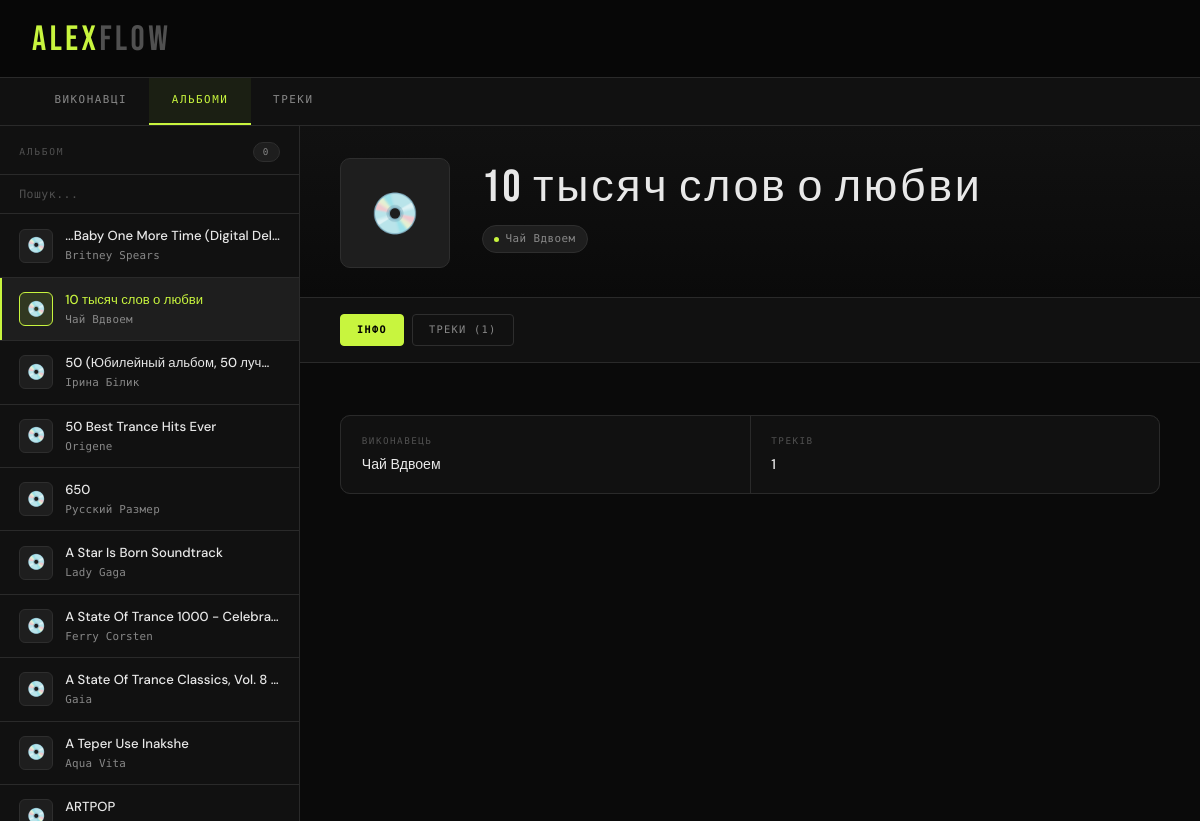
Page /albums/1/ on the committed database.
### api/models.py (models this page shows, shortened)
class Album(models.Model):
    title        = models.CharField(max_length=255, verbose_name='Назва')
    slug         = models.SlugField(max_length=255, unique=True, blank=True, verbose_name='Slug')
    artist       = models.ForeignKey(Artist, on_delete=models.CASCADE, related_name='albums', verbose_name='Виконавець')
    release_date = models.DateField(blank=True, null=True, verbose_name='Дата виходу')
    cover        = models.ImageField(upload_to='album_covers/', blank=True, null=True, verbose_name='Обкладинка')
    genres       = models.ManyToManyField(Genre, related_name='albums', blank=True, verbose_name='Жанри')
    created_at   = models.DateTimeField(auto_now_add=True, verbose_name='Створено')
    updated_at   = models.DateTimeField(auto_now=True, verbose_name='Оновлено')
    class Meta:
        ordering = ['-release_date', 'title']
        unique_together = ('title', 'artist')
        verbose_name = 'Альбом'
        verbose_name_plural = 'Альбоми'

class Artist(models.Model):
    name       = models.CharField(max_length=255, unique=True, verbose_name="Ім'я")
    slug       = models.SlugField(max_length=255, unique=True, blank=True, verbose_name='Slug')
    bio        = models.TextField(blank=True, verbose_name='Біографія')
    country    = models.CharField(max_length=100, blank=True, verbose_name='Країна')
    image      = models.ImageField(upload_to='artists/', blank=True, null=True, verbose_name='Фото')
    created_at = models.DateTimeField(auto_now_add=True, verbose_name='Створено')
    updated_at = models.DateTimeField(auto_now=True, verbose_name='Оновлено')
    class Meta:
        ordering = ['name']
        verbose_name = 'Виконавець'
        verbose_name_plural = 'Виконавці'

### app/views.py (the view)
# urls.py: path('albums/<int:pk>/', views.AlbumDetailView.as_view(), name='album-detail'),
class AlbumDetailView(BaseView, DetailView):
    model = Album
    template_name = 'app/albums/detail.html'
    context_object_name = 'object'
    def get_context_data(self, **kwargs):
        context = super().get_context_data(**kwargs)
        context['tab'] = 'albums'
        context['title'] = 'Альбом'
        context['tracks'] = self.object.tracks.all().order_by('track_number', 'title')
        return context

### app/views.py (called while the page is built)
    def get_context_data(self, **kwargs):
        context = super().get_context_data(**kwargs)
        context['all_artists'] = Artist.objects.all()
        context['all_albums'] = Album.objects.select_related('artist').all()
        context['all_tracks'] = Track.objects.select_related('album').prefetch_related('artists').all()
        return context

### app/templates/app/albums/detail.html (shortened to what this page needs)
{% extends 'app/layout.html' %}
{% block sidebar_list %}
  {% for album in all_albums %}
<div class="list-item {% if album.id == object.id %}selected{% endif %}"
     onclick="location.href='{% url 'app:album-detail' album.pk %}'">
    <div class="item-avatar">💿</div>
    <div class="item-info">
        <div class="item-name">{{ album.title }}</div>
        <div class="item-sub">{{ album.artist.name }}</div>
    </div>
</div>
  {% endfor %}
{% endblock %}
{% block detail_content %}
<div class="detail-hero">
    <div class="detail-cover">
        {% if object.cover %}
        <img src="{{ object.cover.url }}" alt="{{ object.title }}">
        {% else %}
        💿
        {% endif %}
    </div>
    <div class="detail-title-block">
        <div class="detail-title">{{ object.title }}</div>
        <div class="detail-meta">
            <span class="meta-chip"><span class="dot"></span>{{ object.artist.name }}</span>
        </div>
    </div>
</div>
{% with active_tab=request.GET.tab|default:'info' %}
<div class="action-row">
    <a href="?tab=info" class="btn {% if active_tab == 'info' %}active{% endif %}">Інфо</a>
    <a href="?tab=tracks" class="btn {% if active_tab == 'tracks' %}active{% endif %}">Треки ({{ tracks.count }})</a>
</div>
<div class="sub-content">
    {% if active_tab == 'info' %}
    <div class="fields-grid">
        <div class="field-block">
            <div class="field-label">Виконавець</div>
            <div class="field-value">{{ object.artist.name }}</div>
        </div>
        <div class="field-block">
            <div class="field-label">Треків</div>
            <div class="field-value">{{ tracks.count }}</div>
        </div>
    </div>
    {% endif %}
</div>
{% endwith %}
{% endblock %}

### app/static/app/css/music.css (style rules this page uses)
:root { --bg: #080808; --surface: #0f0f0f; --surface2: #161616; --surface3: #1e1e1e; --border: #222222; --border2: #2e2e2e; --accent: #b8f53e; --accent-dim: rgba(184, 245, 62, 0.12); --accent-glow: rgba(184, 245, 62, 0.06); --accent2: #ff3d6b; --accent2-dim: rgba(255, 61, 107, 0.12); --muted: #404040; --muted2: #505050; --text: #efefef; --text-dim: #808080; --text-dimmer: #505050; --radius: 6px; --radius-lg: 10px; }
*, *::before, *::after { margin: 0; padding: 0; box-sizing: border-box; }
html { -webkit-font-smoothing: antialiased; -moz-osx-font-smoothing: grayscale; }
body { background: var(--bg); color: var(--text); font-family: 'DM Sans', sans-serif; min-height: 100vh; overflow: hidden; font-size: 14px; line-height: 1.5; }
.list-item { padding: 0.75rem 1.2rem; border-bottom: 1px solid var(--border); cursor: pointer; transition: background 0.12s; display: flex; align-items: center; gap: 0.75rem; position: relative; }
.list-item::before { content: ''; position: absolute; left: 0; top: 0; bottom: 0; width: 2px; background: transparent; transition: background 0.15s; }
.list-item.selected { background: var(--surface3); }
.list-item.selected::before { background: var(--accent); }
.item-avatar { width: 34px; height: 34px; border-radius: var(--radius); background: var(--surface3); border: 1px solid var(--border2); display: flex; align-items: center; justify-content: center; font-size: 0.95rem; flex-shrink: 0; transition: border-color 0.15s; }
.list-item.selected .item-avatar { border-color: var(--accent); background: var(--accent-dim); }
.item-info { flex: 1; min-width: 0; }
.item-name { font-size: 0.82rem; font-weight: 500; white-space: nowrap; overflow: hidden; text-overflow: ellipsis; color: var(--text); }
.list-item.selected .item-name { color: var(--accent); }
.item-sub { font-size: 0.68rem; color: var(--text-dim); margin-top: 0.15rem; font-family: 'DM Mono', monospace; white-space: nowrap; overflow: hidden; text-overflow: ellipsis; letter-spacing: 0.02em; }
.detail-hero { padding: 2rem 2.5rem 1.8rem; border-bottom: 1px solid var(--border); display: flex; gap: 2rem; align-items: flex-start; background: linear-gradient(180deg, var(--surface) 0%, var(--bg) 100%); }
.detail-cover { width: 110px; height: 110px; border-radius: var(--radius-lg); background: var(--surface3); display: flex; align-items: center; justify-content: center; font-size: 2.5rem; overflow: hidden; border: 1px solid var(--border2); flex-shrink: 0; }
.detail-title-block { flex: 1; min-width: 0; padding-top: 0.5rem; }
.detail-title { font-family: 'Bebas Neue', sans-serif; font-size: 2.8rem; letter-spacing: 0.06em; line-height: 1; color: var(--text); margin-bottom: 0.9rem; }
.detail-meta { display: flex; flex-wrap: wrap; gap: 0.4rem; align-items: center; }
.meta-chip { display: inline-flex; align-items: center; gap: 0.4rem; font-family: 'DM Mono', monospace; font-size: 0.68rem; color: var(--text-dim); background: var(--surface3); border: 1px solid var(--border2); padding: 0.3rem 0.7rem; border-radius: 999px; letter-spacing: 0.04em; white-space: nowrap; }
.meta-chip .dot { width: 5px; height: 5px; border-radius: 50%; background: var(--accent); flex-shrink: 0; display: inline-block; }
.action-row { padding: 1rem 2.5rem; border-bottom: 1px solid var(--border); display: flex; gap: 0.5rem; align-items: center; background: var(--surface); flex-wrap: wrap; }
.btn { font-family: 'DM Mono', monospace; font-size: 0.65rem; letter-spacing: 0.12em; text-transform: uppercase; padding: 0.45rem 1rem; border-radius: 4px; cursor: pointer; border: 1px solid var(--border2); background: transparent; color: var(--text-dim); transition: all 0.15s; text-decoration: none; display: inline-block; }
.btn.active { background: var(--accent); color: #000; border-color: var(--accent); font-weight: 600; }
.sub-content { padding: 1.8rem 2.5rem 3rem; }
.fields-grid { display: grid; grid-template-columns: repeat(auto-fit, minmax(140px, 1fr)); gap: 1px; background: var(--border); border: 1px solid var(--border); border-radius: var(--radius-lg); overflow: hidden; margin-top: 1.5rem; }
.field-block { background: var(--surface); padding: 1.1rem 1.3rem; transition: background 0.12s; }
.field-label { font-family: 'DM Mono', monospace; font-size: 0.58rem; letter-spacing: 0.16em; text-transform: uppercase; color: var(--text-dimmer); margin-bottom: 0.4rem; }
.field-value { font-size: 0.88rem; font-weight: 500; color: var(--text); }

### rows in the picture
Album: title "...Baby One More Time (Digital Del…", artist.name "Britney Spears"
Album: title "10 тысяч слов о любви", artist.name "Чай Вдвоем"
Album: title "50 (Юбилейный альбом, 50 лучш…", artist.name "Ірина Білик"
Album: title "50 Best Trance Hits Ever", artist.name "Origene"
Album: title "650", artist.name "Русский Размер"
Album: title "A Star Is Born Soundtrack", artist.name "Lady Gaga"
Album: title "A State Of Trance 1000 - Celebra…", artist.name "Ferry Corsten"
Album: title "A State Of Trance Classics, Vol. 8…", artist.name "Gaia"
Album: title "A Teper Use Inakshe", artist.name "Aqua Vita"
Album: title "ARTPOP"

### other values in the picture
{{ title }} "АЛЬБОМ"
{{ objects|length }} "0"
{{ tracks.count }} "1"
